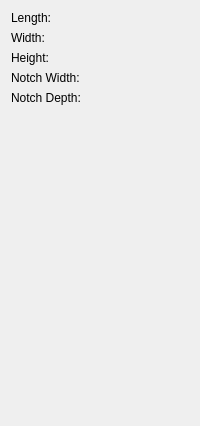
        <widget class="QWidget" name="page_4">
         <layout class="QVBoxLayout" name="verticalLayout_2">
          <item>
           <layout class="QGridLayout" name="_4">
            <property name="leftMargin">
             <number>0</number>
            </property>
            <property name="topMargin">
             <number>0</number>
            </property>
            <property name="rightMargin">
             <number>0</number>
            </property>
            <property name="bottomMargin">
             <number>0</number>
            </property>
            <property name="spacing">
             <number>6</number>
            </property>
            <item row="1" column="2">
             <widget class="Gui::QuantitySpinBox" name="notchSCBoxWidth" native="true">
              <property name="keyboardTracking" stdset="0">
               <bool>false</bool>
              </property>
              <property name="unit" stdset="0">
               <string notr="true">mm</string>
              </property>
              <property name="value" stdset="0">
               <double>10.000000000000000</double>
              </property>
             </widget>
            </item>
            <item row="0" column="0">
             <widget class="QLabel" name="textLabel2_4">
              <property name="text">
               <string>Length:</string>
              </property>
             </widget>
            </item>
            <item row="1" column="0">
             <widget class="QLabel" name="textLabel3_4">
              <property name="text">
               <string>Width:</string>
              </property>
             </widget>
            </item>
            <item row="0" column="2">
             <widget class="Gui::QuantitySpinBox" name="notchSCBoxLength" native="true">
              <property name="keyboardTracking" stdset="0">
               <bool>false</bool>
              </property>
              <property name="unit" stdset="0">
               <string notr="true">mm</string>
              </property>
              <property name="value" stdset="0">
               <double>10.000000000000000</double>
              </property>
             </widget>
            </item>
            <item row="2" column="2">
             <widget class="Gui::QuantitySpinBox" name="notchSCBoxHeight" native="true">
              <property name="keyboardTracking" stdset="0">
               <bool>false</bool>
              </property>
              <property name="unit" stdset="0">
               <string notr="true">mm</string>
              </property>
              <property name="value" stdset="0">
               <double>10.000000000000000</double>
              </property>
             </widget>
            </item>
            <item row="2" column="0">
             <widget class="QLabel" name="textLabel4_3">
              <property name="text">
               <string>Height:</string>
              </property>
             </widget>
            </item>
           </layout>
          </item>
          <item>
           <layout class="QGridLayout" name="_5">
            <property name="leftMargin">
             <number>0</number>
            </property>
            <property name="topMargin">
             <number>0</number>
            </property>
            <property name="rightMargin">
             <number>0</number>
            </property>
            <property name="bottomMargin">
             <number>0</number>
            </property>
            <property name="spacing">
             <number>6</number>
            </property>
            <item row="0" column="0">
             <widget class="QLabel" name="textLabel2_5">
              <property name="text">
               <string>Notch Width:</string>
              </property>
             </widget>
            </item>
            <item row="0" column="2">
             <widget class="Gui::QuantitySpinBox" name="notchSCWidth" native="true">
              <property name="keyboardTracking" stdset="0">
               <bool>false</bool>
              </property>
              <property name="unit" stdset="0">
               <string notr="true">mm</string>
              </property>
              <property name="value" stdset="0">
               <double>10.000000000000000</double>
              </property>
             </widget>
            </item>
            <item row="1" column="0">
             <widget class="QLabel" name="textLabel3_5">
              <property name="text">
               <string>Notch Depth:</string>
              </property>
             </widget>
            </item>
            <item row="1" column="2">
             <widget class="Gui::QuantitySpinBox" name="notchSCDepth" native="true">
              <property name="keyboardTracking" stdset="0">
               <bool>false</bool>
              </property>
              <property name="unit" stdset="0">
               <string notr="true">mm</string>
              </property>
              <property name="value" stdset="0">
               <double>10.000000000000000</double>
              </property>
             </widget>
            </item>
           </layout>
          </item>
          <item>
           <spacer name="spacer_2">
            <property name="orientation">
             <enum>Qt::Vertical</enum>
            </property>
            <property name="sizeType">
             <enum>QSizePolicy::Expanding</enum>
            </property>
            <property name="sizeHint" stdset="0">
             <size>
              <width>21</width>
              <height>310</height>
             </size>
            </property>
           </spacer>
          </item>
         </layout>
        </widget>
